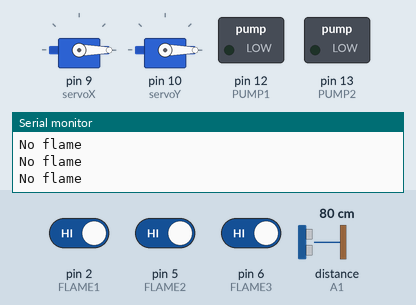
Recording of a sketch running on a simulated Arduino Uno, built with avr-gcc and run on an emulated ATmega328P. Shown: 2 × servo, switched loads named in the sketch (green lamp = pin HIGH), the last lines printed to the serial monitor. The test bench sets the inputs (shaded band); at power-on: pin 2 (FLAME1) HIGH, distance to the obstacle (sensor on A1) 80 cm, pin 5 (FLAME2) HIGH, pin 6 (FLAME3) HIGH. The echo pulse lasts 58.3 µs per cm; pins used as bus, display or sensor lines are not drawn.

Above: at 1.8 s.
1.9 s: pin 2 (FLAME1) driven LOW
4.0 s: distance to the obstacle (sensor on A1) set to 31 cm
5.5 s: distance to the obstacle (sensor on A1) set to 25 cm
At 5.9 s:
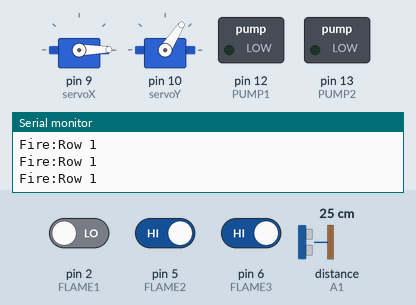
At 6.3 s:
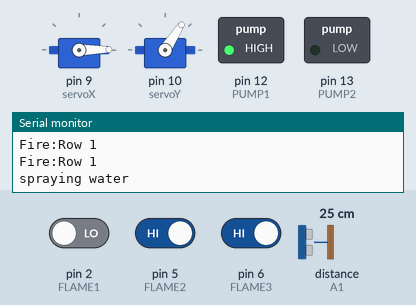
7.5 s: pin 2 (FLAME1) driven HIGH
At 8.8 s:
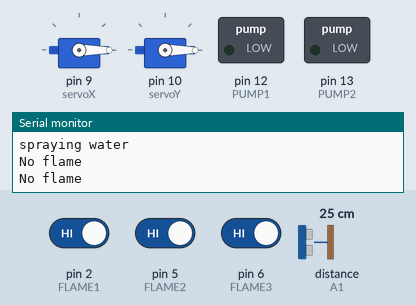
Timing chart, 0 to 10.1 s (numbered marks = the images above; inputs shaded):
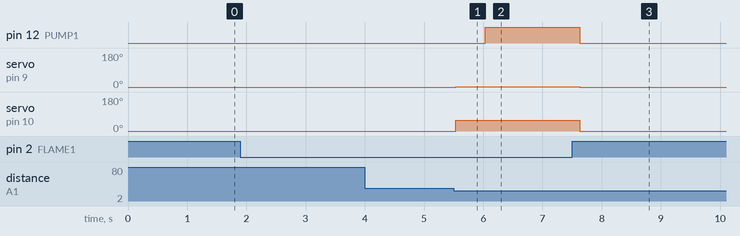

Measured:
- the behaviour switches between 29 and 28 cm on distance to the obstacle (sensor on A1) (found by bisection; images 0 and 1)
- after the input at 5.5 s, pin 12 (PUMP1): LOW → HIGH after 0.53 s; servo on pin 9 (servoX): 0° → 1° at once; servo on pin 10 (servoY): 0° → 57° at once
- after the input at 7.5 s, pin 12 (PUMP1): HIGH → LOW after 0.13 s; servo on pin 9 (servoX): 1° → 0° after 0.13 s; servo on pin 10 (servoY): 57° → 0° after 0.13 s

The sketch:

Final_Aur.ino
```cpp
#include <Servo.h>

#define FLAME1 2
#define FLAME2 5
#define FLAME3 6

#define TRIG1 A0
#define ECHO1 A1
#define TRIG2 A2
#define ECHO2 A3
#define TRIG3 A4
#define ECHO3 A5

#define PUMP1 12
#define PUMP2 13

Servo servoX;
Servo servoY;

void setup() {
  Serial.begin(9600);

  pinMode(FLAME1, INPUT);
  pinMode(FLAME2, INPUT);
  pinMode(FLAME3, INPUT);

  pinMode(TRIG1, OUTPUT); pinMode(ECHO1, INPUT);
  pinMode(TRIG2, OUTPUT); pinMode(ECHO2, INPUT);
  pinMode(TRIG3, OUTPUT); pinMode(ECHO3, INPUT);

  pinMode(PUMP1, OUTPUT);
  pinMode(PUMP2, OUTPUT);

  servoX.attach(9);
  servoY.attach(10);

  servoX.write(0);
  servoY.write(0);
}

long getDistance(int trigPin, int echoPin) {
  digitalWrite(trigPin, LOW);
  delayMicroseconds(2);
  digitalWrite(trigPin, HIGH);
  delayMicroseconds(10);
  digitalWrite(trigPin, LOW);
  long duration = pulseIn(echoPin, HIGH,30000);
  long distance = duration * 0.034 / 2;
  return distance;
}

void sprayUntilOff(int flamePin, int x, int y) {

  servoX.write(x);
  servoY.write(y);
  delay(500);

  while (digitalRead(flamePin) == LOW) {
    digitalWrite(PUMP1, HIGH);
    digitalWrite(PUMP2, LOW);
    delay(200);
    Serial.println("spraying water");
  }

  digitalWrite(PUMP1, LOW);
  digitalWrite(PUMP2, LOW);

  servoX.write(0);
  servoY.write(0);
}


void loop() {
  int flame1 = digitalRead(FLAME1);
  int flame2 = digitalRead(FLAME2);
  int flame3 = digitalRead(FLAME3);

  if (flame1 == LOW ) {
    Serial.println("Fire:Row 1");
      long dist1 = getDistance(TRIG1, ECHO1);

    if (dist1 > 19 && dist1 < 28)      { sprayUntilOff(FLAME1, 1, 57); }
    else if (dist1 > 13 && dist1 < 19)  { sprayUntilOff(FLAME1, 20, 58); }
    else if(dist1 > 3 && dist1 < 13)    { sprayUntilOff(FLAME1, 30, 67); }
  }

  else if (flame2 == LOW ) {
    Serial.println("Fire:Row 2");
      long dist2 = getDistance(TRIG2, ECHO2);

    if (dist2 > 19 && dist2 < 27)      { sprayUntilOff(FLAME2, 3, 45); }
    else if (dist2 > 13 && dist2 < 19)  { sprayUntilOff(FLAME2, 28, 50); }
    else if(dist2 > 3 && dist2 < 13)    { sprayUntilOff(FLAME2, 37, 55); }
  }

  else if (flame3 == LOW ) {
    Serial.println("Fire:Row 3");
      long dist3 = getDistance(TRIG3, ECHO3);

    if (dist3 > 19 && dist3 < 24)      { sprayUntilOff(FLAME3, 10, 30); }
    else if (dist3 > 14 && dist3 < 19)  { sprayUntilOff(FLAME3, 40, 35); }
    else if (dist3 > 3 && dist3 < 14)   { sprayUntilOff(FLAME3, 65, 55); }
  }

  else {
    Serial.println("No flame");
  }

  delay(500);
}
```
